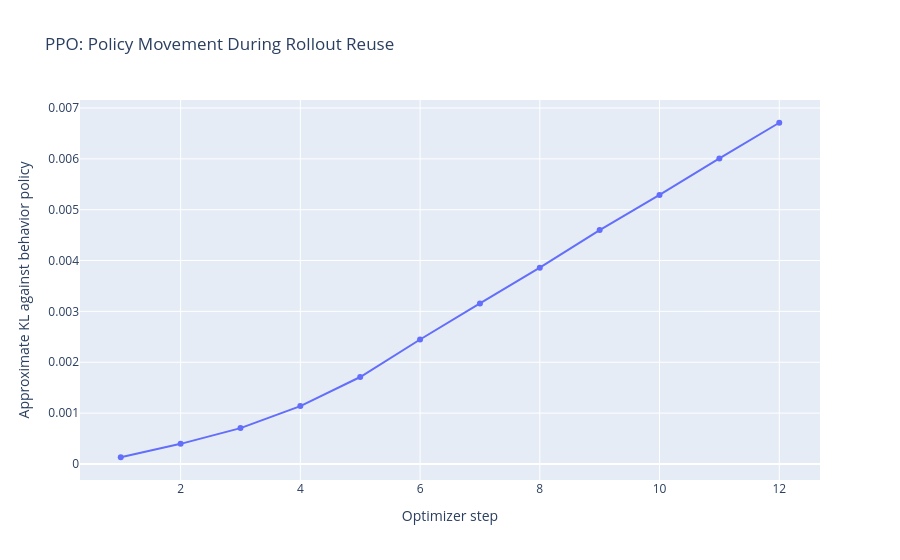

Notebook code cell kept with this figure:
### Code cell
# Import interactive plotting for PPO diagnostics.
import plotly.graph_objects as go

# Visualize full-rollout policy movement across PPO updates.

figure = go.Figure()

figure.add_scatter(
    x=ppo_history["step"],
    y=ppo_history["approx_kl"],
    mode="lines+markers",
    name="Approximate KL",
)

figure.update_layout(
    title="PPO: Policy Movement During Rollout Reuse",
    xaxis_title="Optimizer step",
    yaxis_title="Approximate KL against behavior policy",
    hovermode="x unified",
)

figure.show()

### Figure 1 — Plotly figure (JSON) as saved in the notebook; plotly's stock layout.template omitted (floating-point values rounded to 4 significant figures)
{"data": [{"mode": "lines+markers", "name": "Approximate KL", "type": "scatter", "x": [1, 2, 3, 4, 5, 6, 7, 8, 9, 10, 11, 12], "y": [0.0001318, 0.0003952, 0.0007048, 0.001138, 0.00171, 0.002447, 0.003157, 0.00386, 0.0046, 0.00529, 0.006009, 0.00671]}], "layout": {"hovermode": "x unified", "title": {"text": "PPO: Policy Movement During Rollout Reuse"}, "xaxis": {"title": {"text": "Optimizer step"}}, "yaxis": {"title": {"text": "Approximate KL against behavior policy"}}}}
